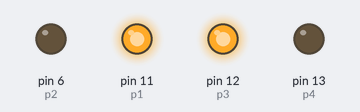
This sketch was run on a simulated Arduino Uno, built with avr-gcc and run on an emulated ATmega328P. On the bench: output pins drawn as LEDs (lit = HIGH).

Above: at 0.5 s.
At 1.5 s:
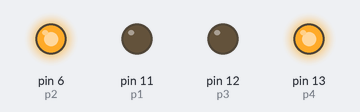
At 5.5 s:
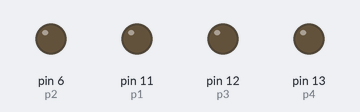
Timing chart, 0 to 6.9 s (numbered marks = the images above):
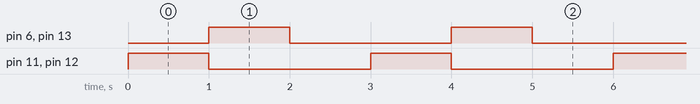

Measured:
- by itself, pin 6 (p2), pin 11 (p1), pin 12 (p3), pin 13 (p4): alternates HIGH for 1.0 s and LOW for 2.0 s
- by itself, everything shown: repeats every 3.0 s, in 3 steps

The sketch:

motors.ino
```cpp
const int p1=11;
const int p2=6;
const int p3=12;
const int p4=13;

void setup() {
  pinMode(p1,OUTPUT);
  pinMode(p2,OUTPUT);
  pinMode(p3,OUTPUT);
  pinMode(p4,OUTPUT);
 Serial.begin(9600);

}

void rn()
{
  digitalWrite(p1,HIGH);
  digitalWrite(p2,LOW);
  digitalWrite(p3,HIGH);
  digitalWrite(p4,LOW);

}
void stp()
{
  digitalWrite(p1,LOW);
  digitalWrite(p2,LOW);
  digitalWrite(p3,LOW);
  digitalWrite(p4,LOW);
}
void bck()
{
  digitalWrite(p1,LOW);
  digitalWrite(p2,HIGH);
  digitalWrite(p3,LOW);
  digitalWrite(p4,HIGH);

}
void turn()
{
  digitalWrite(p1,HIGH);
  digitalWrite(p2,LOW);
  digitalWrite(p3,LOW);
  digitalWrite(p4,HIGH);

}

void loop() {

rn();
delay(1000);
bck();
delay(1000);
stp();
delay(1000);


}
```
